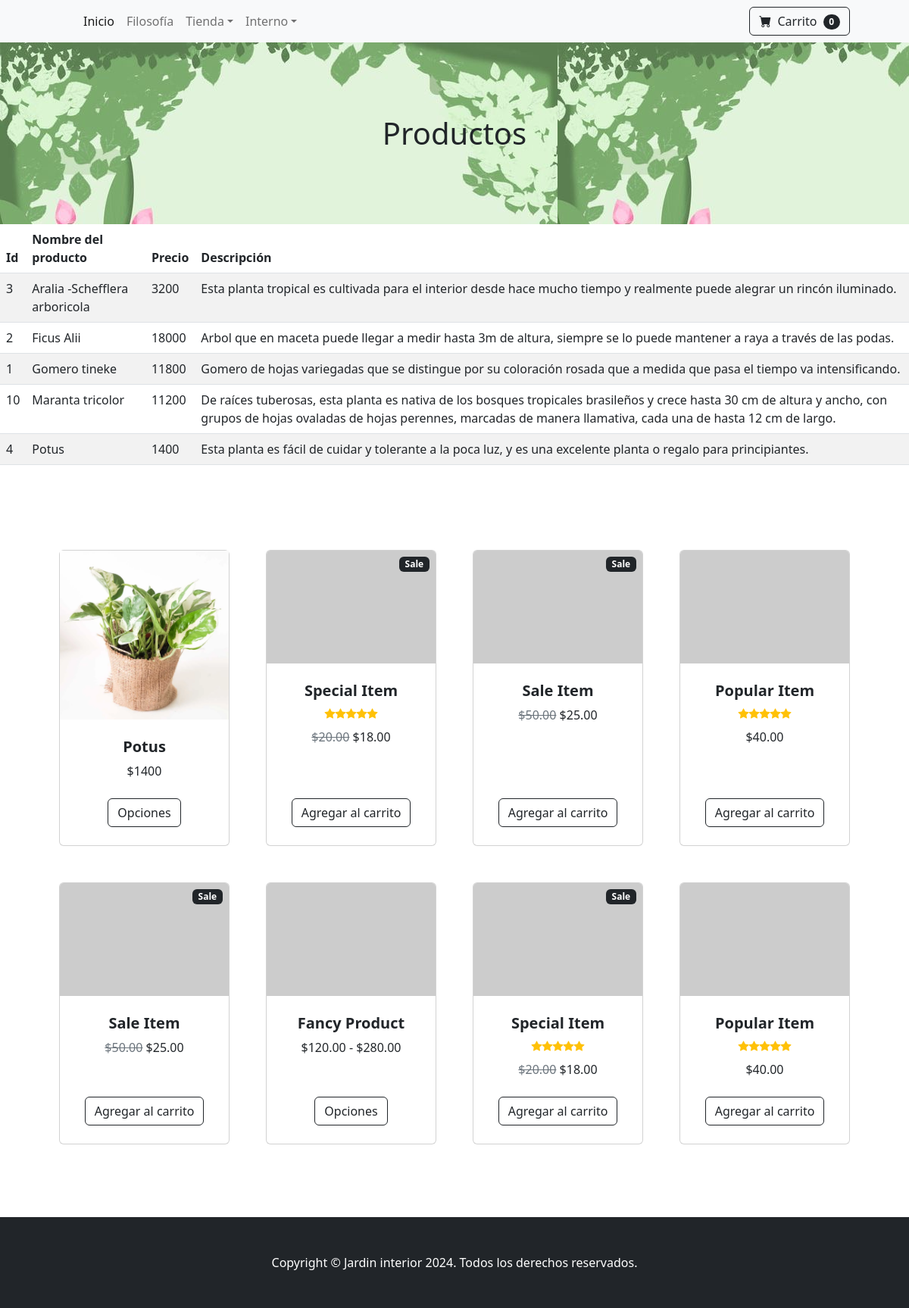
/productos/, run on the app's committed database.
### aplicacion/models.py (models this page shows, shortened)
class Producto(models.Model):
    nombre = models.CharField(max_length=50)
    id = models.IntegerField(primary_key=True)
    precio = models.IntegerField()
    descripcion = models.CharField(max_length=255)
    class Meta:
        ordering = ["nombre"]

### aplicacion/views.py (the view)
# urls.py: path('productos/', productos, name="productos"),
def productos(request):
    contexto = {'productos': Producto.objects.all()}
    return render(request, "aplicacion/productos.html", contexto)

### aplicacion/templates/aplicacion/productos.html
{% extends "aplicacion/index.html" %}
{% block titulo %}
<h1 class="mb-5">Productos</h1>
{% endblock titulo %}
{% block contenido %}
<table class="table table-striped">
    <thead>
        <tr>
            <th>Id</th>
            <th>Nombre del producto</th>
            <th>Precio</th>
            <th>Descripción</th>
        </tr>
    </thead>
    <tbody>
    {% for p in productos  %}
        <tr>
            <td>{{ p.id }}</td>
            <td>{{ p.nombre }}</td>
            <td>{{ p.precio }}</td>
            <td>{{ p.descripcion }}</td>
        </tr>
    {% endfor %}
    </tbody>
</table>
{% endblock contenido %}

### data on the page
Producto: id "3", nombre "Aralia -Schefflera arboricola", precio "3200", descripcion "Esta planta tropical es cultivada para el interior desde hace mucho tiempo y realmente puede alegrar un rincón iluminado."
Producto: id "2", nombre "Ficus Alii", precio "18000", descripcion "Arbol que en maceta puede llegar a medir hasta 3m de altura, siempre se lo puede mantener a raya a través de las podas."
Producto: id "1", nombre "Gomero tineke", precio "11800", descripcion "Gomero de hojas variegadas que se distingue por su coloración rosada que a medida que pasa el tiempo va intensificando."
Producto: id "10", nombre "Maranta tricolor", precio "11200", descripcion "De raíces tuberosas, esta planta es nativa de los bosques tropicales brasileños y crece hasta 30 cm de altura y ancho, con grupos de hojas ovaladas de hojas perennes, marcadas de manera llamativa, cada una de hasta 12 cm de largo."
Producto: id "4", nombre "Potus", precio "1400", descripcion "Esta planta es fácil de cuidar y tolerante a la poca luz, y es una excelente planta o regalo para principiantes."
